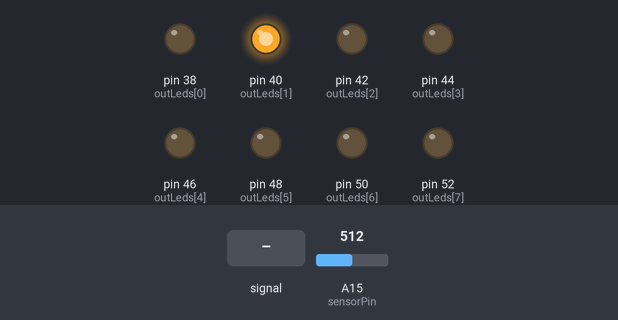
Simulated run of this sketch. Board: Arduino Mega 2560, built with avr-gcc and run on an emulated ATmega2560. Shown: output pins drawn as LEDs (lit = HIGH). The inputs (shaded band) are chosen by the test bench; at power-on: A15 (sensorPin) = 512.

Above: at 1.2 s.
1.3 s: A15 (sensorPin) set to 92
2.8 s: A15 (sensorPin) set to 74
At 3.6 s:
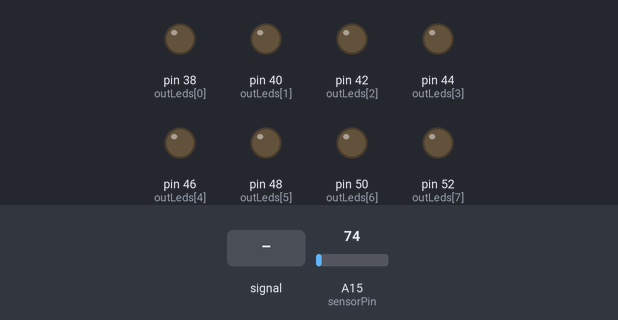
4.3 s: A15 (sensorPin) set to 47
5.8 s: A15 (sensorPin) set to 39
At 7.0 s:
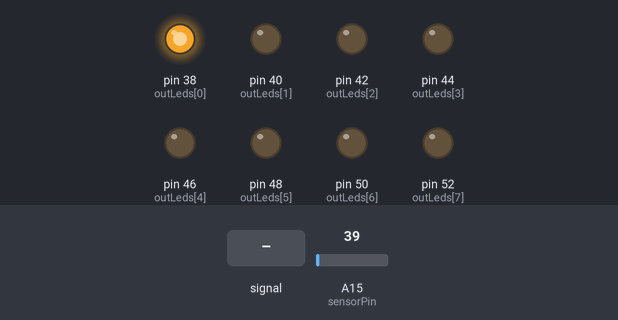
7.3 s: A15 (sensorPin) set to 122
At 7.7 s:
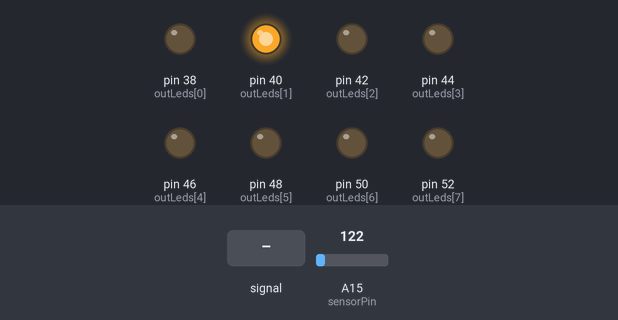
8.8 s: A15 (sensorPin) fed a 200 Hz sine of ±81 counts around its level
At 9.3 s:
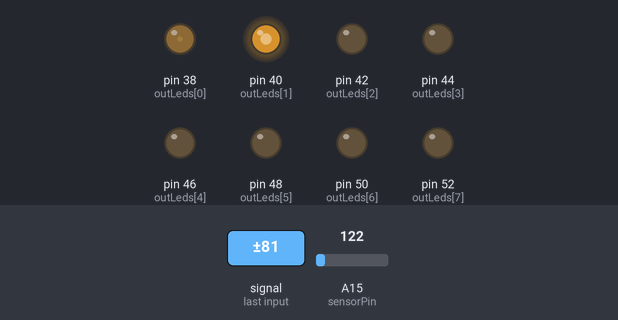
Timing chart, 0 to 11.3 s (numbered marks = the images above; inputs shaded):
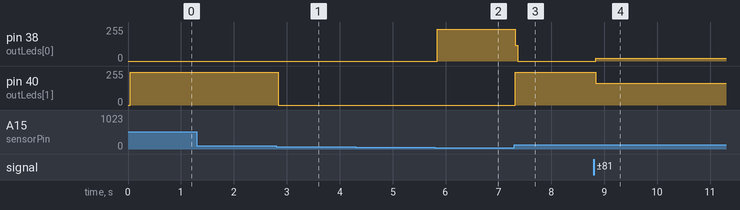

Measured:
- the behaviour switches between 84 and 83 on A15 (sensorPin) (found by bisection; images 0 and 1)
- the behaviour switches between 44 and 43 on A15 (sensorPin) (found by bisection; images 1 and 2)
- after the input at 1.3 s, every drawn part: stays the same
- after the input at 2.8 s, pin 40 (outLeds[1]): 246/255 → 0/255 at once
- after the input at 4.3 s, every drawn part: stays the same
- after the input at 5.8 s, pin 38 (outLeds[0]): 0/255 → 238/255 at once
- after the input at 7.3 s, pin 38 (outLeds[0]): 238/255 → 0/255 at once; pin 40 (outLeds[1]): 0/255 → 246/255 at once
- after the input at 8.8 s, pin 38 (outLeds[0]): 0/255 → 19/255 at once; pin 40 (outLeds[1]): 246/255 → 162/255 at once

The sketch:

practica4.ino
```cpp
int inBtns[] = {22,24,26,28,30,32,34,36};
int outLeds[] = {38,40,42,44,46,48,50,52};

int sensorPin = A15;
int lowTemp = 43;
int highTemp = 84;

void setLeds();
int getValueFromBtns();

void setup(){
  for(int i = 0; i < 8; i++){
    pinMode(inBtns[i], INPUT);
    pinMode(outLeds[i], OUTPUT);
  }
}


void loop() {
  setLeds();
}

void setLeds(){
  int a = analogRead(sensorPin);
    digitalWrite(38,LOW);
    digitalWrite(40,LOW);
  if(a >= highTemp){
    digitalWrite(40,HIGH);
  }else if(a <= lowTemp){
    digitalWrite(38,HIGH);
  }
}
```
